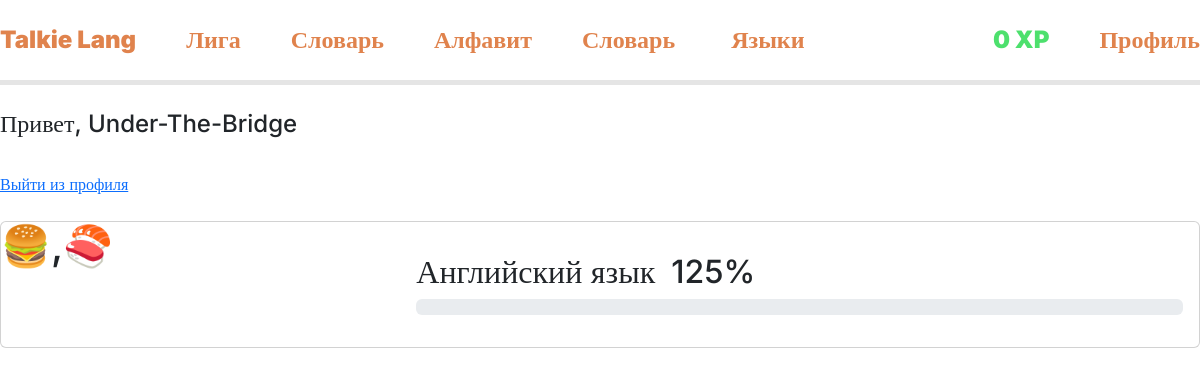
Page /profile/index.php (signed in) on the earlier database version.
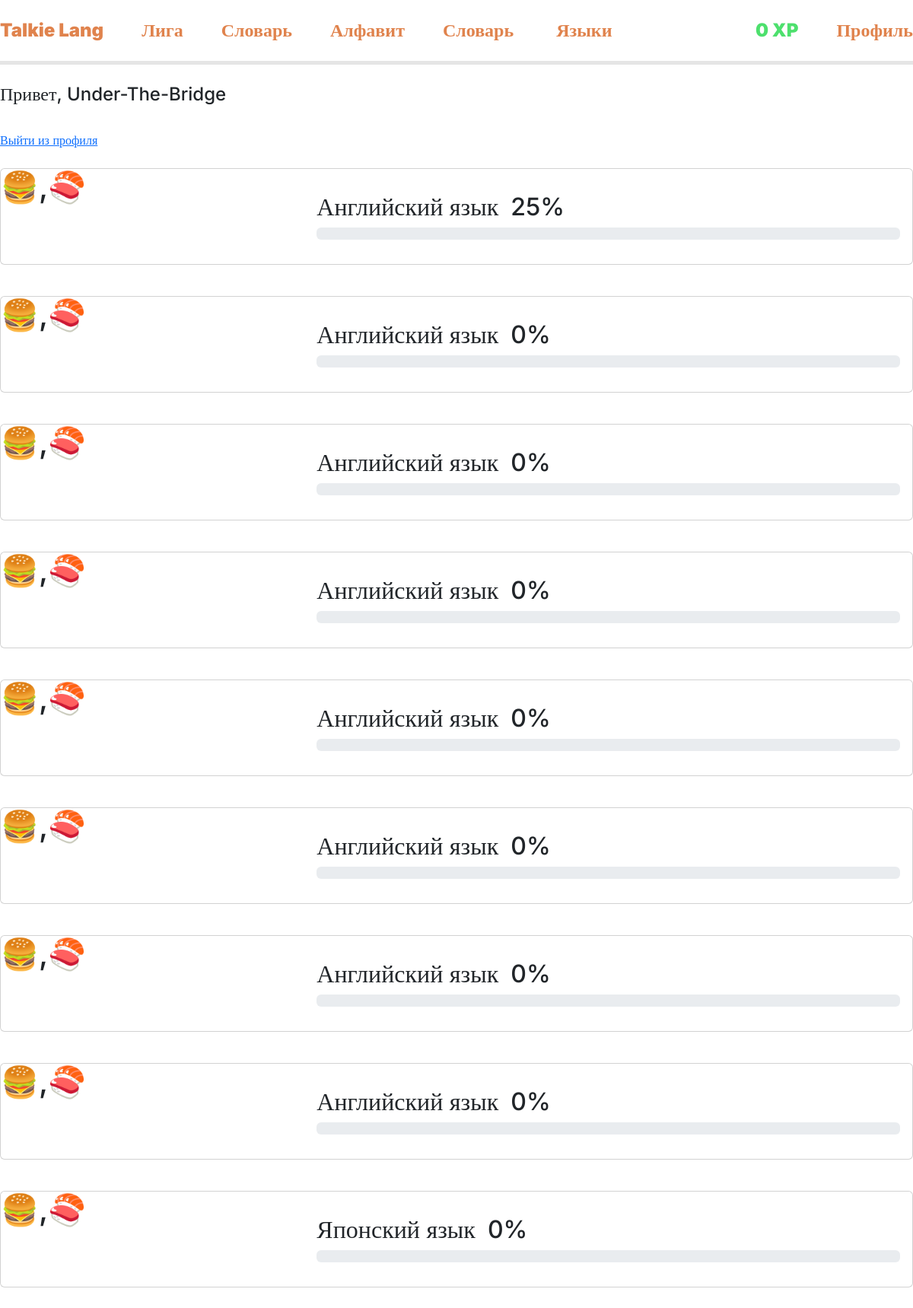
Same page on the later database version.
### tables this page shows
CREATE TABLE `users` (
  `user_id` int NOT NULL,
  `user_login` text NOT NULL,
  `user_email` text NOT NULL,
  `user_password` text NOT NULL,
  `user_role` enum('user','admin') NOT NULL DEFAULT 'user',
  `user_weekly_xp` int NOT NULL DEFAULT '0',
  `user_league` int NOT NULL DEFAULT '1'
);

CREATE TABLE `user_lang_progress` (
  `id` int NOT NULL,
  `user_id` int NOT NULL,
  `lang_id` int NOT NULL,
  `progress` int NOT NULL DEFAULT '0'
);

CREATE TABLE `langs` (
  `lang_id` int NOT NULL,
  `lang_name` text NOT NULL
);

### profile/index.php (the view, shortened to what this page needs)
<?php
require "../connection-db.php";
$id = $_SESSION["id"];
$user = mysqli_fetch_assoc(mysqli_query($conn, "select * from users where user_id = $id"));
$progresses = mysqli_fetch_all(mysqli_query($conn,"select * from user_lang_progress join langs on langs.lang_id = user_lang_progress.lang_id where user_id = $id"),MYSQLI_ASSOC);
?>
<!DOCTYPE html>
<html lang="en">
<?php include "../components/head.php"; ?>
<body>
    <?php include "../components/header.php"; ?>
    <main class="container">
        <h4>Привет, <?=$user["user_login"]?></h4>
        <a href="logout.php">Выйти из профиля</a>
        <?php foreach($progresses as $progress):
            $lessons = mysqli_num_rows(mysqli_query($conn,"select * from lesson where lesson_language = ".$progress["lang_id"]));
            ?>
        <div class="card mb-3">
            <div class="row g-0 d-flex justify-content-between align-items-center">
                <div class="col-md-4"  style="height: 125px; max-width:125px">
                    <h1>🍔,🍣</h1>
                </div>
                <div class="col-md-8">
                    <div class="card-body">
                        <div class="d-flex g-1">
                            <h2 class="card-title"><?=$progress["lang_name"]?> язык</h2>
                            <h2 class="card-title ms-3"><?=(int)round(100*$progress['progress']/$lessons)."%"?></h2>
                        </div>
                    <p class="card-text">
                        <div class="progress" role="progressbar" aria-label="Basic example" aria-valuenow="0" aria-valuemin="0" aria-valuemax="100">
                        </div>
                        </p>
                    </div>
                </div>
            </div>
        </div>
        <?php endforeach;?>
    </main>
</body>
</html>

### components/head.php (shortened to what this page needs)
<head>
    <link rel="stylesheet" href="../../css/bootstrap.min.css">
    <link rel="stylesheet" href="../../css/style.css">
</head>

### components/header.php (shortened to what this page needs)
<header>
    <div class="nav-bar">
        <div>
            <div>
                <a class="header-btns" href="/?lang=<?= $_SESSION["lang"] ?>">Talkie Lang</a>
                <a class="header-btns" href="/league">Лига</a>
                <?php if (!isset($_SESSION["lang"])): ?>
                    <a class="header-btns" href="/dictionary">Словарь</a>
                <?php endif; ?>
                <a class="header-btns" href="/letters">Алфавит</a>
                <a class="header-btns" href="/dictionary">Словарь</a>
                <div class="dropdown">
                    <button class="header-btns" type="button" data-bs-toggle="dropdown" aria-expanded="false">
                        Языки
                    </button>
                </div>
            </div>
            <div>
                <?php if (!isset($_SESSION["id"])): ?>
                    <a class="header-btns" href="/auth/">Вход</a>
                    <a class="header-btns" href="/register/">Регистрация</a>
                <?php else: ?>
                    <p class="xp"><?= $user["user_weekly_xp"] ?> XP</p>
                    <a class="header-btns" href="/profile/">Профиль</a>
                <?php endif; ?>
            </div>
        </div>
    </div>
</header>

### css/style.css (style rules this page uses)
* { transition: 0.15s ease-out; }
:root { --main-color: #e0834d; --main-color-shadow: #c06b3a; --main-color-light: rgb(235, 155, 109); --green-color: #4de06d; --green-color-shadow: #2db64b; --red-color: #e0524d; --red-color-shadow: #b6362d; --bg-color: #0f0f0f; --bg-secondary: #1a1a1a; --gray-color: #a38a7a; --gray-color-light: #d3c2b6; }
body { font-family: inter; }
p { margin: 0; }
header { height: 85px; }
.nav-bar { width: 100%; position: fixed; height: 85px; display: flex; justify-content: center; align-items: center; box-sizing: border-box; border-bottom: 5px solid #e5e5e5; background-color: white; z-index: 10; }
.nav-bar>div { width: 1280px; display: flex; justify-content: space-between; align-items: center; }
.nav-bar>div div { display: flex; align-items: center; gap: 50px; }
.header-btns { transition: 0.2s ease-out; color: var(--main-color); text-decoration: none; font-weight: 900; font-size: 24px; border: none; background: none; }
.container { max-width: 1280px; display: flex; flex-direction: column; gap: 25px; padding-left: 0; padding-right: 0; }
main { padding: 25px 0; }
.xp { color: var(--green-color); text-decoration: none; font-weight: 900; font-size: 24px; }

Differences in the rows shown:
added user_lang_progress: lang.lang_name "Английский", 100*$progress['progress']/$lessons "25"
changed user_lang_progress (number 2 of 9 on the later page): 100*$progress['progress']/$lessons "125" → "0"
added user_lang_progress: lang.lang_name "Английский", 100*$progress['progress']/$lessons "0"
added user_lang_progress: lang.lang_name "Английский", 100*$progress['progress']/$lessons "0"
added user_lang_progress: lang.lang_name "Английский", 100*$progress['progress']/$lessons "0"
added user_lang_progress: lang.lang_name "Английский", 100*$progress['progress']/$lessons "0"
added user_lang_progress: lang.lang_name "Английский", 100*$progress['progress']/$lessons "0"
added user_lang_progress: lang.lang_name "Английский", 100*$progress['progress']/$lessons "0"
added user_lang_progress: lang.lang_name "Японский", 100*$progress['progress']/$lessons "0"
